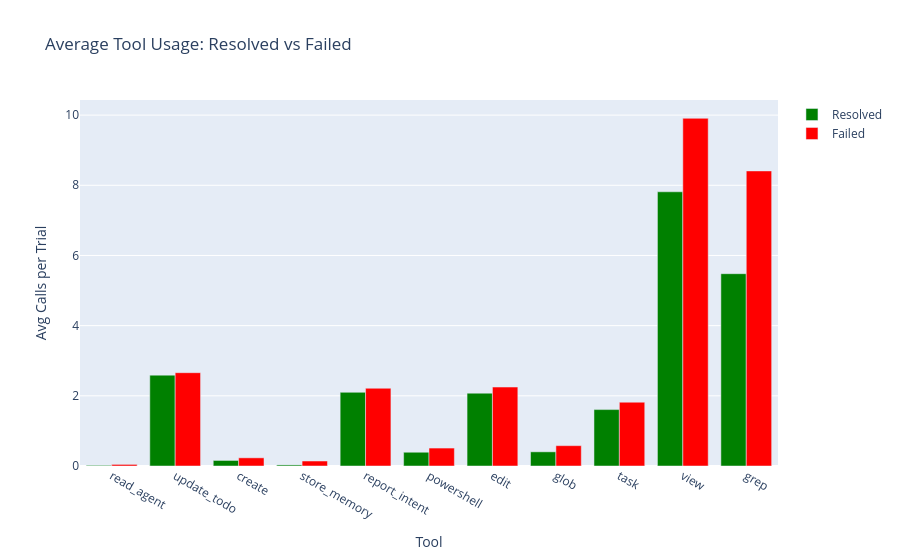

Notebook source saved alongside this figure:
### Markdown cell above
## 4. Tool Usage Patterns: Success vs Failure

Compare tool usage between resolved and failed tasks. Are failing tasks stuck in exploration loops (excessive grep/view) with too few edits?

### Code cell
import json

from utils import expand_tool_usage

# Some tool_usage values are JSON strings instead of dicts — normalize them
df["tool_usage"] = df["tool_usage"].apply(lambda x: json.loads(x) if isinstance(x, str) else x)

# Expand tool_usage dict into separate columns
tool_df = expand_tool_usage(df)
tool_df["resolved"] = df["resolved"].values

# Average tool usage per outcome
tool_means = tool_df.groupby("resolved").mean().T
tool_means.columns = ["Failed", "Resolved"]
tool_means["Diff (Resolved - Failed)"] = tool_means["Resolved"] - tool_means["Failed"]
tool_means = tool_means.sort_values("Diff (Resolved - Failed)", ascending=False)

print("=== Average Tool Usage per Trial ===\n")
print(tool_means.round(1).to_string())

# Visualize as grouped bar chart
fig = go.Figure()
fig.add_trace(go.Bar(x=tool_means.index, y=tool_means["Resolved"], name="Resolved", marker_color="green"))
fig.add_trace(go.Bar(x=tool_means.index, y=tool_means["Failed"], name="Failed", marker_color="red"))
fig.update_layout(title="Average Tool Usage: Resolved vs Failed", xaxis_title="Tool", yaxis_title="Avg Calls per Trial", barmode="group", hovermode="x unified")
fig.show()

### Figure 1 — Plotly figure (JSON) as saved in the notebook; plotly's stock layout.template omitted (floating-point values rounded to 4 significant figures)
{"data": [{"marker": {"color": "green"}, "name": "Resolved", "type": "bar", "x": ["read_agent", "update_todo", "create", "store_memory", "report_intent", "powershell", "edit", "glob", "task", "view", "grep"], "y": [0.01824, 2.59, 0.1581, 0.0304, 2.1, 0.3921, 2.076, 0.4043, 1.608, 7.815, 5.48]}, {"marker": {"color": "red"}, "name": "Failed", "type": "bar", "x": ["read_agent", "update_todo", "create", "store_memory", "report_intent", "powershell", "edit", "glob", "task", "view", "grep"], "y": [0.04545, 2.659, 0.233, 0.142, 2.216, 0.5114, 2.25, 0.5795, 1.818, 9.909, 8.409]}], "layout": {"barmode": "group", "hovermode": "x unified", "title": {"text": "Average Tool Usage: Resolved vs Failed"}, "xaxis": {"title": {"text": "Tool"}}, "yaxis": {"title": {"text": "Avg Calls per Trial"}}}}
